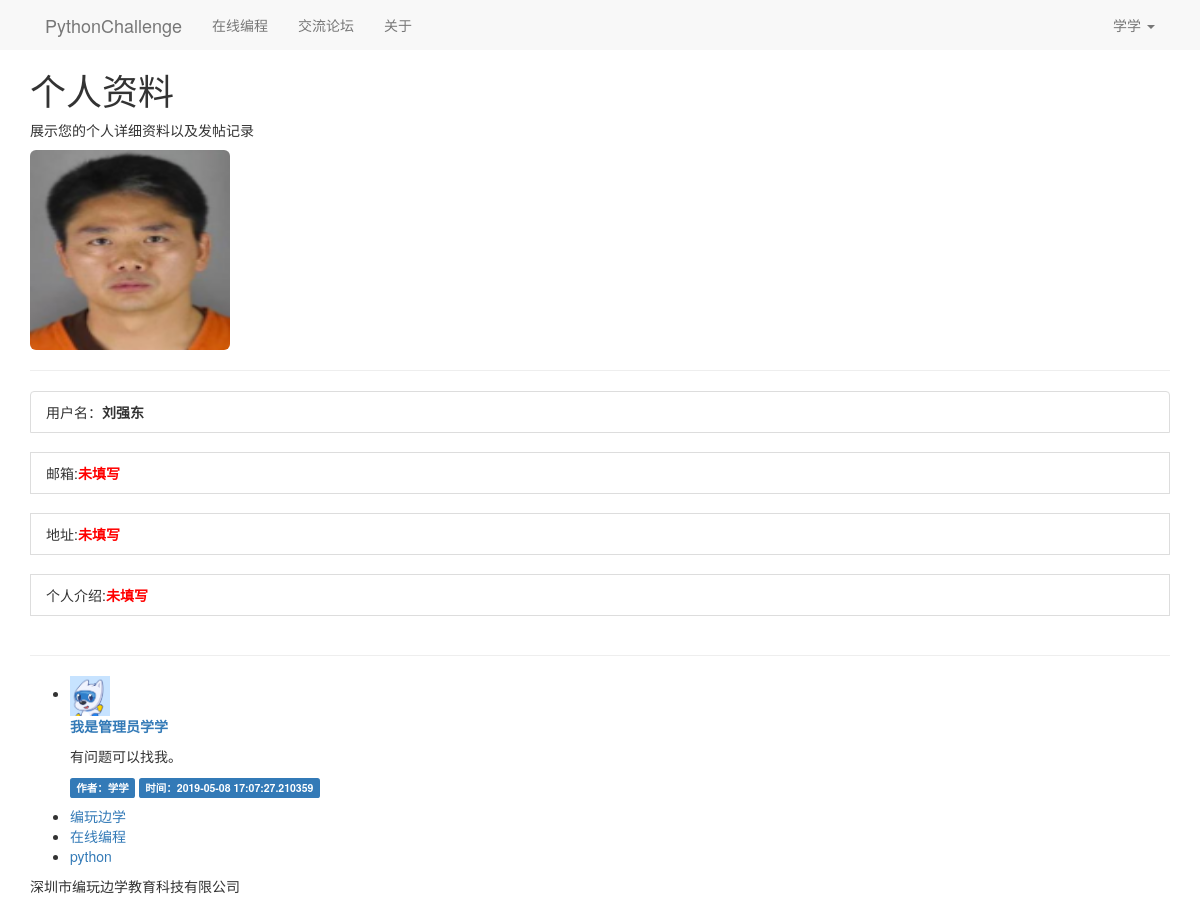
The page /user_detail/3 (signed in) on the database its author committed.
### main.py (models this page shows)
class User(db.Model):
    __tablename__ = 'users'
    id = db.Column(db.Integer, primary_key=True)
    username = db.Column(db.String(16), nullable=False, unique=True)
    password = db.Column(db.String(100), nullable=False)
    email = db.Column(db.String(64), nullable=True)
    address = db.Column(db.String(50), nullable=True)
    info = db.Column(db.String(100), nullable=True)
    stage = db.Column(db.Integer, default='0')
    real_avatar = db.Column(db.String(100), default='/static/avatar/code.png')

class Post(db.Model):
    __tablename__ = 'posts'
    id = db.Column(db.Integer, primary_key=True, autoincrement=True)
    title = db.Column(db.String(100), nullable=False)
    content = db.Column(db.Text, nullable=False)
    create_time = db.Column(db.DateTime, default=datetime.now)
    author_id = db.Column(db.Integer, db.ForeignKey('users.id'))
    author = db.relationship('User', backref=db.backref('posts'))

### main.py (the view)
@app.route('/user_detail/<user_id>')
def user_detail(user_id):
    user = User.query.filter(User.id == user_id).first()
    posts = Post.query.filter(User.id == user_id).all()
    count = len(posts)
    return render_template(
        'user_detail.html',
        user=user,
        posts=posts,
        count=count)

### main.py (called while the page is built)
@app.context_processor
def my_context_processor():
    user_id = session.get('user_id')
    if user_id:
        user = User.query.filter(User.id == user_id).first()
        if user:
            return {'um': user}
    return {}

### templates/user_detail.html (shortened to what this page needs)
{% extends "base.html" %}
{% block content %}
    <div class="bs-docs-header" id="content" tabindex="-1">
      <div class="container">
        <h1>个人资料</h1>
        <p>展示您的个人详细资料以及发帖记录</p>
      </div>
    </div>
    <div class="container">
        {% if um.real_avatar %}
            <img style="width:200px;height:200px;" class="img-rounded profile-thumbnail" src="{{ user.real_avatar }}">
        {% else %}
            <img class="img-rounded profile-thumbnail" src="{{ url_for('static',filename='code200.png') }}">
        {% endif %}
        <hr>
        <ul class="list-group">
            {% if user.username %}
                <li class="list-group-item">用户名：<b>{{ user.username }}</b></li>
                <br>
                {% if user.email %}
                    <li class="list-group-item">邮箱：<b>{{ user.email }}</b></li>
                {% else %}
                    <li class="list-group-item">邮箱:<b style="color:red;">未填写</b></li>
                {% endif %}
                <br>
                {% if user.address %}
                    <li class="list-group-item"> 地址：
                        <b>
                            <a href="http://map.baidu.com/?newmap=1&ie=utf-8&s=s%26wd%3D{{ user.address }}"
                               target="_blank">{{ user.address }}</a>
                        </b></li>
                {% else %}
                    <li class="list-group-item">地址:<b style="color:red;">未填写</b></li>
                {% endif %}
                <br>
                {% if user.info %}
                    <li class="list-group-item">个人介绍：<b>{{ user.info }}</b></li>
                {% else %}
                    <li class="list-group-item">个人介绍:<b style="color:red;">未填写</b></li>
                {% endif %}
            {% endif %}
            <p><br>
            </p>
        </ul>
        <hr>
        <ul class="posts">
            {% for post in posts %}
                {% if um.id == post.id %}
                    <li class="post">
                        <div class="post-thumbnail">
                            <img style="width:40px;height:40px;" src="{{ um.real_avatar }}"
                                 alt=""
                                 class="avatar">
                        </div>
                        <div class="post-content">
                            <div class="post-body">
                                <p style="color:blue">
                                    <b>
                                        <a href="{{ url_for('detail',post_id=post.id) }}">{{ post.title }}</a>
                                    </b>
                                </p>
                                <p><span>{{ post.content }}</span></p>
                            </div>
                        </div>
                        <div class="post-footer">
                            <span class="label label-primary">作者：{{ post.author.username }}</span>
                            <span class="label label-primary">时间：{{ post.create_time }}</span>
                        </div>
                    </li>
                {% endif %}
            {% endfor %}
        </ul>
    </div>
{% endblock %}

### templates/base.html (shortened to what this page needs)
<!DOCTYPE html>
<html lang="zh-CN">
<head>
    <link href="https://cdn.jsdelivr.net/npm/bootstrap@3.3.7/dist/css/bootstrap.min.css" rel="stylesheet">
    <link href="https://v3.bootcss.com//assets/css/docs.min.css" rel="stylesheet">
</head>
<body>
<nav class="nav navbar-default">
    <div class="container">
        <div class="navbar-header">
            <a class="navbar-brand" href="{{ url_for('index') }}">PythonChallenge</a>
        </div>
        <div class="collapse navbar-collapse" id="bs-example-navbar-collapse-1">
            <ul class="nav navbar-nav">
                <li ><a href="https://study.codepku.com/python/create_first"  target="_blank">在线编程</a>
                </li>
                {% if um %}
                    <li><a href="{{ url_for("forum_index") }}">交流论坛</a></li>
                {% else %}
                    <li><a href="{{ url_for("login") }}">交流论坛</a></li>
                {% endif %}
                <li ><a href="#">关于</a>
            </ul>
            <ul class="nav navbar-nav navbar-right">
                {% if um %}
                    <li class="dropdown">
                        <a href="#" class="dropdown-toggle" data-toggle="dropdown" role="button"
                           aria-haspopup="true" aria-expanded="false">{{ um.username }} <span class="caret"></span></a>
                    </li>
                {% else %}
                    <li><a href="{{ url_for('login') }}">登录</a></li>
                    <li><a href="{{ url_for('register') }}">注册</a></li>
                {% endif %}
            </ul>
        </div>
    </div>
</nav>
{% block content -%}
{%- endblock content %}
<footer class="bs-docs-footer">
  <div class="container">
    <ul class="bs-docs-footer-links">
      <li><a href="https://www.codepku.com">编玩边学</a></li>
      <li><a href="https://study.codepku.com/python/create_first">在线编程</a></li>
      <li><a href="http://www.python.org">python</a></li>
    </ul>
    <p>深圳市编玩边学教育科技有限公司</p>
  </div>
</footer>
</body>
</html>

### rows shown on the page
User: username "学学"
User: real_avatar (picture), username "刘强东"
Post: real_avatar (picture), title "我是管理员学学", content "有问题可以找我。", author.username "学学", create_time "2019-05-08 17:07:27.210359"
